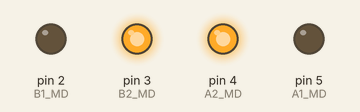
Bench run of a sketch on a simulated Arduino Uno, built with avr-gcc and run on an emulated ATmega328P. Parts: output pins drawn as LEDs (lit = HIGH).

Above: at 0.05 s.
At 5.05 s:
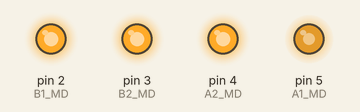
At 10.05 s:
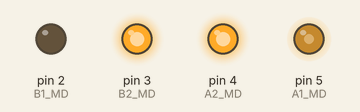
At 20.0 s:
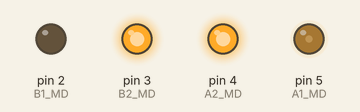
Timing chart, 0 to 28.8 s (numbered marks = the images above):
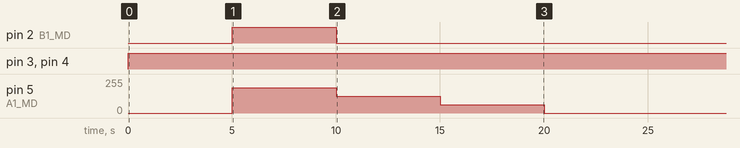

The sketch:

task2.ino
```cpp
int A1_MD = 5;       // Set the pin numbers for the h-bridge driver motor
int A2_MD = 4;
int B1_MD = 2;
int B2_MD = 3;
int duty_cycle;     // Set duty cycle value for PWM: 0 (always on), 255(always off)


void setup() {
  pinMode(A1_MD, OUTPUT);     // Set the h-bridge driver pins as outputs
  pinMode(A2_MD, OUTPUT);
  pinMode(B1_MD, OUTPUT);
  pinMode(B2_MD, OUTPUT);
}

void loop() {
  duty_cycle =0;
    analogWrite(A1_MD, duty_cycle);
      digitalWrite(A2_MD, HIGH);
      analogWrite(B1_MD, duty_cycle);
      digitalWrite(B2_MD, HIGH);
  delay(5000);

duty_cycle = 191;                 // 25% speed
    analogWrite(A1_MD, duty_cycle);
      analogWrite(B1_MD, duty_cycle);
  delay(5000);

  duty_cycle = 127;                 // 50% speed
  analogWrite(A1_MD, duty_cycle);
      analogWrite(B1_MD, duty_cycle);

  delay(5000);

  duty_cycle = 63;                  // 75% speed
  analogWrite(A1_MD, duty_cycle);

      analogWrite(B1_MD, duty_cycle);

  delay(5000);

  duty_cycle = 0;                   // 100% speed
    analogWrite(A1_MD, duty_cycle);

      analogWrite(B1_MD, duty_cycle);

  delay(5000);


}
```

Measured:
- by itself, pin 2 (B1_MD): alternates HIGH for 5.0 s and LOW for 20.0 s
- by itself, pin 3 (B2_MD), pin 4 (A2_MD): LOW → HIGH at 0.00 s
- by itself, pin 5 (A1_MD): repeats every 25.0 s: 127/255 5.0 s, 63/255 5.0 s, 0/255 10.0 s, 191/255 5.0 s
